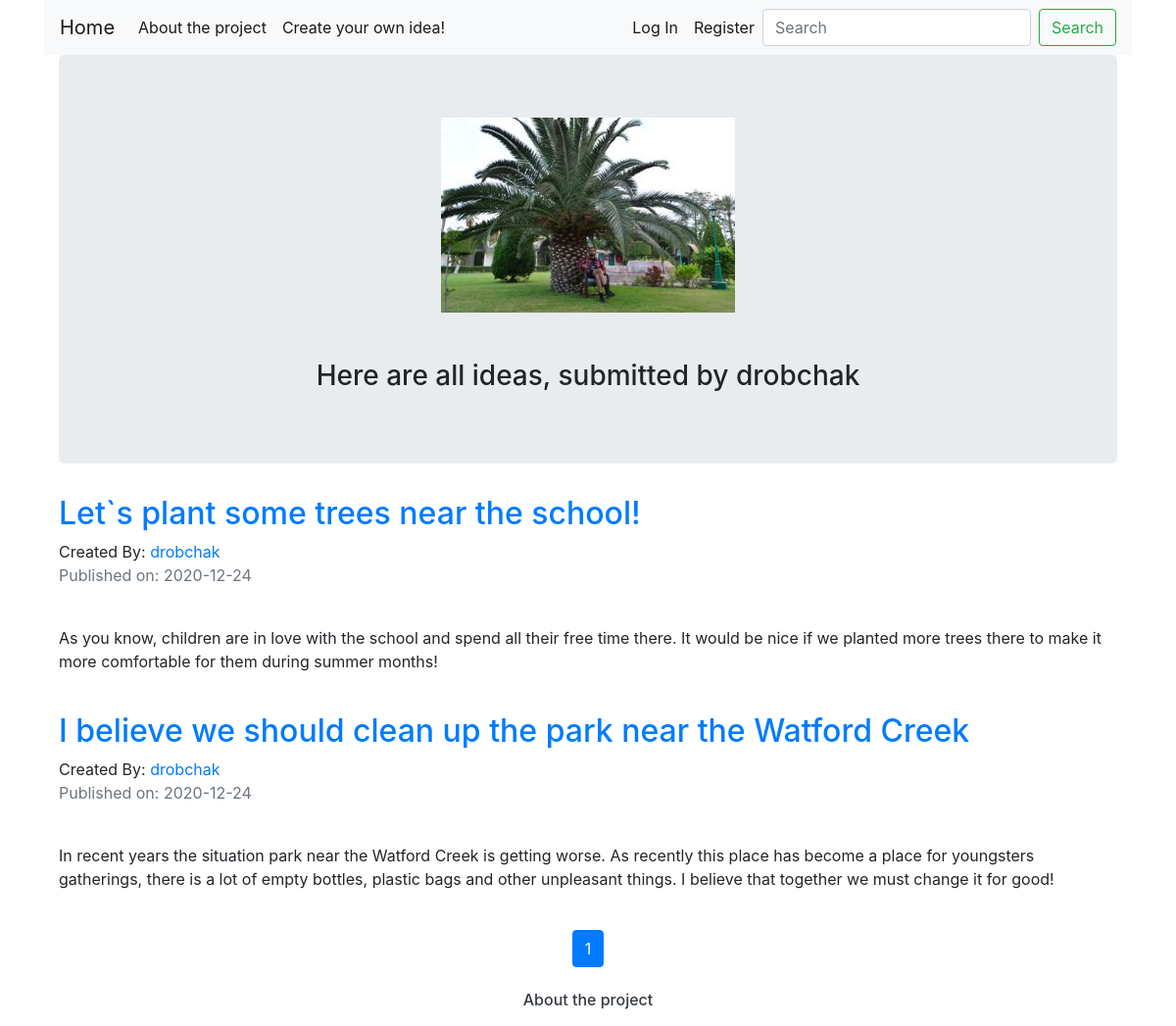
/drobchak, run on the app's committed database.
### projectchange/models.py (models this page shows, shortened)
class User(db.Model,UserMixin):
    __tablename__ = 'users'
    id = db.Column(db.Integer, primary_key=True)
    profile_image = db.Column(db.String(64),nullable=False,default='default_profile.png')
    email = db.Column(db.String(64), unique=True, index=True)
    username = db.Column(db.String(64), unique=True, index=True)
    password_hash = db.Column(db.String(128))
    ideas = db.relationship('Idea', backref='author',lazy=True)
    liked = db.relationship(
        'IdeaLike',
        foreign_keys='IdeaLike.user_id',
        backref='user', lazy='dynamic')

class Idea(db.Model):
    __tablename__= 'ideas'
    users = db.relationship(User)
    id = db.Column(db.Integer,primary_key=True)
    user_id = db.Column(db.Integer,db.ForeignKey('users.id'),nullable=False)
    date = db.Column(db.DateTime,nullable=False,default=datetime.utcnow)
    title = db.Column(db.String(140),nullable=False)
    text = db.Column(db.Text,nullable=False)
    target = db.Column(db.Integer,nullable=False)
    image = db.Column(db.String(64),nullable=False,default='default_image.png')
    likes = db.relationship('IdeaLike', backref='idea', lazy='dynamic')

### projectchange/users/views.py (the view)
@users.route("/<username>")
def user_ideas(username):
    page = request.args.get('page',1,type=int)
    user = User.query.filter_by(username=username).first_or_404()
    ideas = Idea.query.filter_by(author=user).order_by(Idea.date.desc()).paginate(page=page,per_page=5)
    return render_template('user_ideas.html',ideas=ideas,user=user)

### projectchange/templates/user_ideas.html (shortened to what this page needs)
{% extends "base.html" %}
{% block content %}
<div class="container">
    <div class="jumbotron">
        <div align='center'>
            <img src="{{url_for('static',filename='profile_pics/'+user.profile_image)}}" alt=""> <br> <br> <br>
            <h3>Here are all ideas, submitted by {{user.username}}</h3>
        </div>
    </div>
{% for i in ideas.items %}
<h2><a href="{{url_for('ideas.idea',idea_id=i.id)}}">{{i.title}}</a></h2>
Created By: <a href="{{url_for('users.user_ideas',username=i.author.username)}}">{{i.author.username}}</a>
<p class='text-muted'>Published on: {{i.date.strftime("%Y-%m-%d")}}</p>
<br>
<p>{{i.text}}</p>
<br>
{% endfor %}
</div>
<nav aria-label="Page Navigation">
    <ul class="pagination justify-content-center">
        {% for page_num in ideas.iter_pages(left_edge=1,right_edge=1,left_current=1,right_current=1) %}
            {% if ideas.page == page_num %}
            <li class="page-item active" aria-current="page">
                <a class="page-link" href="{{url_for('users.user_ideas',username=user.username,page=page_num)}}"> {{page_num}} </a>
            </li>
            {% else %}
            <li class="page-item">
                <a class="page-link" href="{{url_for('users.user_ideas',username=user.username,page=page_num)}}"> {{page_num}} </a>
            </li>
            {% endif %}
        {% endfor %}
</nav>
{% endblock %}

### projectchange/templates/base.html (shortened to what this page needs)
<!DOCTYPE html>
<html lang="en">
<head>
    <link rel="stylesheet" href="https://cdn.jsdelivr.net/npm/bootstrap@4.5.3/dist/css/bootstrap.min.css">
  <link rel="stylesheet" href="https://use.fontawesome.com/releases/v5.11.2/css/all.css">
</head>
    <body>
        <div class="container">
            <nav class="navbar navbar-expand-lg navbar-light bg-light ">
                <a class="navbar-brand" href="{{url_for('core.index')}}">Home</a>
                <div class="collapse navbar-collapse" id="navbarSupportedContent">
                    <ul class="navbar-nav mr-auto">
                        <li class="nav-item active">
                            <a class="nav-link" href="{{url_for('core.info')}}">About the project<span class="sr-only">(current)</span></a>
                        </li>
                        <li class="nav-item active">
                            <a class="nav-link" href="{{url_for('ideas.create_idea')}}">Create your own idea! <span class="sr-only">(current)</span></a>
                        </li>
                    </ul>
                    <ul class="navbar-nav">
                        {% if current_user.is_authenticated %}
                        <li class="nav-item active">
                            <a class="nav-link" href="{{url_for('users.account')}}">Your Account</a>
                        </li>
                        <li class="nav-item active">
                            <a class="nav-link" href="{{url_for('users.logout')}}">Log Out</a>
                        </li>
                        {% else %}
                        <li class="nav-item active">
                            <a class="nav-link" href="{{url_for('users.login')}}">Log In</a>
                        </li>
                        <li class="nav-item active">
                            <a class="nav-link" href="{{url_for('users.register')}}">Register</a>
                        </li>
                        {% endif %}
                    </ul>
                    <form class="form-inline my-2 my-lg-0" action="{{url_for('ideas.search')}}" method="POST">
                        <input class="form-control mr-sm-2" name="searchinput" type="search" placeholder="Search" aria-label="Search">
                        <button class="btn btn-outline-success my-2 my-sm-0" type="submit">Search</button>
                    </form>
                </div>
            </nav>
        </div>
        <div class="container">
            {% block content %}
            {% endblock %}
            <footer><a class="nav-link" href="{{url_for('core.info')}}"><h6 class="text-dark"> <div class="text-center"> About the project </div></h6><span class="sr-only">(current)</span></a></footer>
        </div>
    </body>
</html>

### data on the page
User: profile_image (picture), username "drobchak"
Idea: title "Let`s plant some trees near the school!", author.username "drobchak", date "2020-12-24", text "As you know, children are in love with the school and spend all their free time there. It would be nice if we planted more trees there to make it more comfortable for them during summer months!"
Idea: title "I believe we should clean up the park near the Watford Creek", author.username "drobchak", date "2020-12-24", text "In recent years the situation park near the Watford Creek is getting worse. As recently this place has become a place for youngsters gatherings, there is a lot of empty bottles, plastic bags and other unpleasant things. I believe that together we must change it for good!"

### other printed values
{{ page_num }} "1"
